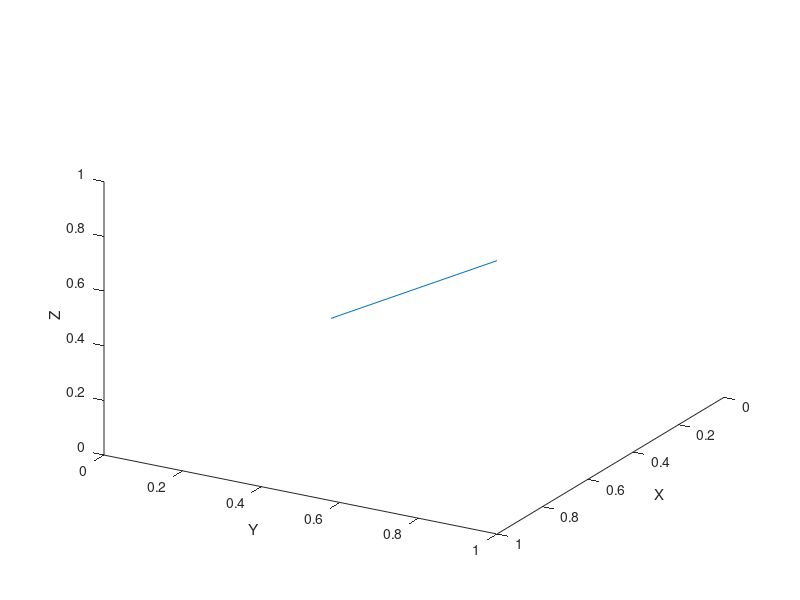

Reproduce this figure in MATLAB. (Note: this script raises an error after producing the figure.)
%=============================================================================
% Copyright (c) 2026-present Allan CORNET (Nelson)
%=============================================================================
% This file is part of Nelson.
%=============================================================================
% LICENCE_BLOCK_BEGIN
% SPDX-License-Identifier: LGPL-3.0-or-later
% LICENCE_BLOCK_END
%=============================================================================
% <--ADV-CLI MODE-->
%=============================================================================
% Axis labels re-derive their Rotation and alignment from the View (auto
% RotationMode semantics). Expected values below cover automatic behavior
% across view(2), view(3) and several azimuths.
%=============================================================================
f = figure('Visible', 'off');
plot3([0 1], [0 1], [0 1]);
ax = gca();
xlabel(ax, 'X');
ylabel(ax, 'Y');
zlabel(ax, 'Z');
%=============================================================================
view(ax, 120, 30);
drawnow();
assert_axis_label_orientation(ax, 'XLabel', 0, 'left', 'top');
assert_axis_label_orientation(ax, 'YLabel', 0, 'right', 'top');
%=============================================================================
